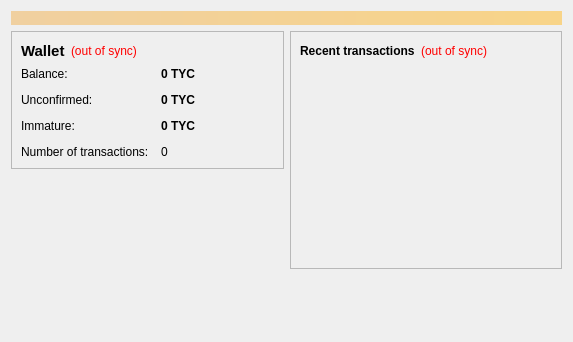
<?xml version="1.0" encoding="UTF-8"?>
<ui version="4.0">
 <class>OverviewPage</class>
 <widget class="QWidget" name="OverviewPage">
  <property name="geometry">
   <rect>
    <x>0</x>
    <y>0</y>
    <width>573</width>
    <height>342</height>
   </rect>
  </property>
  <property name="windowTitle">
   <string>Form</string>
  </property>
  <layout class="QVBoxLayout" name="topLayout">
   <item>
    <widget class="QLabel" name="labelAlerts">
     <property name="visible">
      <bool>false</bool>
     </property>
     <property name="styleSheet">
      <string notr="true">background-color: qlineargradient(x1: 0, y1: 0, x2: 1, y2: 0, stop:0 #F0D0A0, stop:1 #F8D488); color:#000000;</string>
     </property>
     <property name="wordWrap">
      <bool>true</bool>
     </property>
     <property name="margin">
      <number>3</number>
     </property>
    </widget>
   </item>
   <item>
    <layout class="QHBoxLayout" name="horizontalLayout" stretch="1,1">
     <item>
      <layout class="QVBoxLayout" name="verticalLayout_2">
       <item>
        <widget class="QFrame" name="frame">
         <property name="frameShape">
          <enum>QFrame::StyledPanel</enum>
         </property>
         <property name="frameShadow">
          <enum>QFrame::Raised</enum>
         </property>
         <layout class="QVBoxLayout" name="verticalLayout_4">
          <item>
           <layout class="QHBoxLayout" name="horizontalLayout_4">
            <item>
             <widget class="QLabel" name="label_5">
              <property name="font">
               <font>
                <pointsize>11</pointsize>
                <weight>75</weight>
                <bold>true</bold>
               </font>
              </property>
              <property name="text">
               <string>Wallet</string>
              </property>
             </widget>
            </item>
            <item>
             <widget class="QLabel" name="labelWalletStatus">
              <property name="toolTip">
               <string>The displayed information may be out of date. Your wallet automatically synchronizes with the Trustycoin network after a connection is established, but this process has not completed yet.</string>
              </property>
              <property name="styleSheet">
               <string notr="true">QLabel { color: red; }</string>
              </property>
              <property name="text">
               <string notr="true">(out of sync)</string>
              </property>
              <property name="alignment">
               <set>Qt::AlignLeading|Qt::AlignLeft|Qt::AlignVCenter</set>
              </property>
             </widget>
            </item>
            <item>
             <spacer name="horizontalSpacer_2">
              <property name="orientation">
               <enum>Qt::Horizontal</enum>
              </property>
              <property name="sizeHint" stdset="0">
               <size>
                <width>40</width>
                <height>20</height>
               </size>
              </property>
             </spacer>
            </item>
           </layout>
          </item>
          <item>
           <layout class="QFormLayout" name="formLayout_2">
            <property name="fieldGrowthPolicy">
             <enum>QFormLayout::AllNonFixedFieldsGrow</enum>
            </property>
            <property name="horizontalSpacing">
             <number>12</number>
            </property>
            <property name="verticalSpacing">
             <number>12</number>
            </property>
            <item row="0" column="0">
             <widget class="QLabel" name="label">
              <property name="text">
               <string>Balance:</string>
              </property>
             </widget>
            </item>
            <item row="0" column="1">
             <widget class="QLabel" name="labelBalance">
              <property name="font">
               <font>
                <weight>75</weight>
                <bold>true</bold>
               </font>
              </property>
              <property name="cursor">
               <cursorShape>IBeamCursor</cursorShape>
              </property>
              <property name="toolTip">
               <string>Your current balance</string>
              </property>
              <property name="text">
               <string notr="true">0 TYC</string>
              </property>
              <property name="textInteractionFlags">
               <set>Qt::LinksAccessibleByMouse|Qt::TextSelectableByKeyboard|Qt::TextSelectableByMouse</set>
              </property>
             </widget>
            </item>
            <item row="1" column="0">
             <widget class="QLabel" name="label_3">
              <property name="text">
               <string>Unconfirmed:</string>
              </property>
             </widget>
            </item>
            <item row="1" column="1">
             <widget class="QLabel" name="labelUnconfirmed">
              <property name="font">
               <font>
                <weight>75</weight>
                <bold>true</bold>
               </font>
              </property>
              <property name="cursor">
               <cursorShape>IBeamCursor</cursorShape>
              </property>
              <property name="toolTip">
               <string>Total of transactions that have yet to be confirmed, and do not yet count toward the current balance</string>
              </property>
              <property name="text">
               <string notr="true">0 TYC</string>
              </property>
              <property name="textInteractionFlags">
               <set>Qt::LinksAccessibleByMouse|Qt::TextSelectableByKeyboard|Qt::TextSelectableByMouse</set>
              </property>
             </widget>
            </item>
            <item row="3" column="0">
             <widget class="QLabel" name="label_2">
              <property name="text">
               <string>Number of transactions:</string>
              </property>
             </widget>
            </item>
            <item row="3" column="1">
             <widget class="QLabel" name="labelNumTransactions">
              <property name="toolTip">
               <string>Total number of transactions in wallet</string>
              </property>
              <property name="text">
               <string notr="true">0</string>
              </property>
             </widget>
            </item>
            <item row="2" column="0">
             <widget class="QLabel" name="labelImmatureText">
              <property name="text">
               <string>Immature:</string>
              </property>
             </widget>
            </item>
            <item row="2" column="1">
             <widget class="QLabel" name="labelImmature">
              <property name="font">
               <font>
                <weight>75</weight>
                <bold>true</bold>
               </font>
              </property>
              <property name="toolTip">
               <string>Mined balance that has not yet matured</string>
              </property>
              <property name="text">
               <string notr="true">0 TYC</string>
              </property>
              <property name="textInteractionFlags">
               <set>Qt::LinksAccessibleByMouse|Qt::TextSelectableByKeyboard|Qt::TextSelectableByMouse</set>
              </property>
             </widget>
            </item>
           </layout>
          </item>
         </layout>
        </widget>
       </item>
       <item>
        <spacer name="verticalSpacer">
         <property name="orientation">
          <enum>Qt::Vertical</enum>
         </property>
         <property name="sizeHint" stdset="0">
          <size>
           <width>20</width>
           <height>40</height>
          </size>
         </property>
        </spacer>
       </item>
      </layout>
     </item>
     <item>
      <layout class="QVBoxLayout" name="verticalLayout_3">
       <item>
        <widget class="QFrame" name="frame_2">
         <property name="frameShape">
          <enum>QFrame::StyledPanel</enum>
         </property>
         <property name="frameShadow">
          <enum>QFrame::Raised</enum>
         </property>
         <layout class="QVBoxLayout" name="verticalLayout">
          <item>
           <layout class="QHBoxLayout" name="horizontalLayout_2">
            <item>
             <widget class="QLabel" name="label_4">
              <property name="text">
               <string>&lt;b&gt;Recent transactions&lt;/b&gt;</string>
              </property>
             </widget>
            </item>
            <item>
             <widget class="QLabel" name="labelTransactionsStatus">
              <property name="toolTip">
               <string>The displayed information may be out of date. Your wallet automatically synchronizes with the Trustycoin network after a connection is established, but this process has not completed yet.</string>
              </property>
              <property name="styleSheet">
               <string notr="true">QLabel { color: red; }</string>
              </property>
              <property name="text">
               <string notr="true">(out of sync)</string>
              </property>
              <property name="alignment">
               <set>Qt::AlignRight|Qt::AlignTrailing|Qt::AlignVCenter</set>
              </property>
             </widget>
            </item>
            <item>
             <spacer name="horizontalSpacer">
              <property name="orientation">
               <enum>Qt::Horizontal</enum>
              </property>
              <property name="sizeHint" stdset="0">
               <size>
                <width>40</width>
                <height>20</height>
               </size>
              </property>
             </spacer>
            </item>
           </layout>
          </item>
          <item>
           <widget class="QListView" name="listTransactions">
            <property name="styleSheet">
             <string notr="true">QListView { background: transparent; }</string>
            </property>
            <property name="frameShape">
             <enum>QFrame::NoFrame</enum>
            </property>
            <property name="verticalScrollBarPolicy">
             <enum>Qt::ScrollBarAlwaysOff</enum>
            </property>
            <property name="horizontalScrollBarPolicy">
             <enum>Qt::ScrollBarAlwaysOff</enum>
            </property>
            <property name="selectionMode">
             <enum>QAbstractItemView::NoSelection</enum>
            </property>
           </widget>
          </item>
         </layout>
        </widget>
       </item>
       <item>
        <spacer name="verticalSpacer_2">
         <property name="orientation">
          <enum>Qt::Vertical</enum>
         </property>
         <property name="sizeHint" stdset="0">
          <size>
           <width>20</width>
           <height>40</height>
          </size>
         </property>
        </spacer>
       </item>
      </layout>
     </item>
    </layout>
   </item>
  </layout>
 </widget>
 <resources/>
 <connections/>
</ui>
